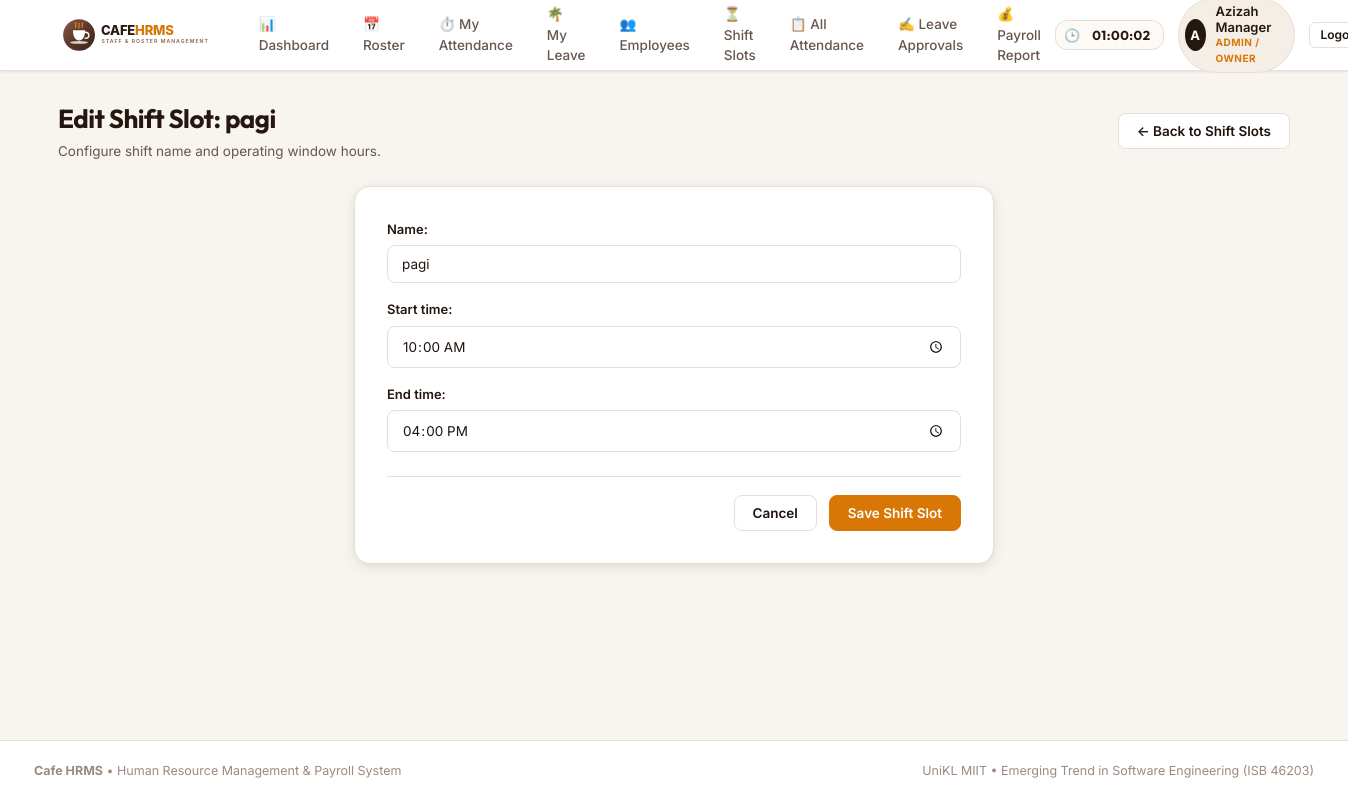
The app's page /shift-slots/1/edit/ (signed in) with its own data.
### cafe/models.py (models this page shows, shortened)
class ShiftSlot(models.Model):
    name = models.CharField(max_length=50)
    start_time = models.TimeField()
    end_time = models.TimeField()

### cafe/views.py (the view)
# urls.py: path('shift-slots/<int:pk>/edit/', views.shiftslot_update, name='shiftslot_update'),
@login_required
def shiftslot_update(request, pk):
    if not is_admin_or_manager(request.user):
        messages.error(request, "You are not allowed to edit shift slots.")
        return redirect("dashboard")
    slot = get_object_or_404(ShiftSlot, pk=pk)
    if request.method == "POST":
        form = ShiftSlotForm(request.POST, instance=slot)
        if form.is_valid():
            form.save()
            messages.success(request, "Shift slot updated.")
            return redirect("shiftslot_list")
    else:
        form = ShiftSlotForm(instance=slot)
    return render(request, "shiftslot_form.html", {"form": form, "slot": slot})

### cafe/forms.py
class ShiftSlotForm(StyledFormMixin, forms.ModelForm):
    class Meta:
        model = ShiftSlot
        fields = ["name", "start_time", "end_time"]
        widgets = {
            "name": forms.TextInput(attrs={"placeholder": "e.g. Morning Shift, Night Shift"}),
            "start_time": forms.TimeInput(attrs={"type": "time", "class": "form-control"}),
            "end_time": forms.TimeInput(attrs={"type": "time", "class": "form-control"}),
        }

### cafe/views.py (called while the page is built)
def is_admin_or_manager(user):
    if user.is_superuser:
        return True
    try:
        return user.employeeprofile.role in ["admin", "manager"]
    except EmployeeProfile.DoesNotExist:
        return False

### cafe/templates/shiftslot_form.html (shortened to what this page needs)
{% extends "base.html" %}
{% block content %}
<div class="page-header">
    <div class="page-title-group">
        <h1>{% if slot %}Edit Shift Slot: {{ slot.name }}{% else %}Add Shift Slot{% endif %}</h1>
        <p class="page-subtitle">Configure shift name and operating window hours.</p>
    </div>
    <div class="page-actions">
        <a href="{% url 'shiftslot_list' %}" class="btn btn-secondary">&larr; Back to Shift Slots</a>
    </div>
</div>
<div class="form-card">
    <form method="post">
        {{ form.as_p }}
        <div class="form-actions">
            <a href="{% url 'shiftslot_list' %}" class="btn btn-secondary">Cancel</a>
            <button type="submit" class="btn btn-primary">Save Shift Slot</button>
        </div>
    </form>
</div>
{% endblock %}

### cafe/templates/base.html (shortened to what this page needs)
{% load static %}
<!DOCTYPE html>
<html lang="en">
<head>
    <link rel="stylesheet" href="{% static 'css/style.css' %}">
</head>
<body>
    <header class="site-header">
        <div class="nav-container">
            <a href="{% url 'dashboard' %}" class="brand-wrapper">
                <img src="{% static 'images/logo.svg' %}" alt="Cafe HRMS Logo" class="brand-logo">
            </a>
            {% if user.is_authenticated %}
            <ul class="nav-menu">
                <li><a href="{% url 'dashboard' %}" class="nav-link">📊 Dashboard</a></li>
                <li><a href="{% url 'roster' %}" class="nav-link">📅 Roster</a></li>
                <li><a href="{% url 'my_attendance' %}" class="nav-link">⏱️ My Attendance</a></li>
                <li><a href="{% url 'my_leave_requests' %}" class="nav-link">🌴 My Leave</a></li>
                {% if user.is_superuser or user.employeeprofile.role == "admin" or user.employeeprofile.role == "manager" %}
                    <li><a href="{% url 'employee_list' %}" class="nav-link">👥 Employees</a></li>
                    <li><a href="{% url 'shiftslot_list' %}" class="nav-link">⏳ Shift Slots</a></li>
                    <li><a href="{% url 'attendance_list' %}" class="nav-link">📋 All Attendance</a></li>
                    <li><a href="{% url 'leave_approval_list' %}" class="nav-link">✍️ Leave Approvals</a></li>
                    <li><a href="{% url 'payroll_summary' %}" class="nav-link">💰 Payroll Report</a></li>
                {% endif %}
            </ul>
            <div class="nav-user-panel">
                <div class="quick-attendance-widget" title="Current Cafe Local Time">
                    <span style="font-size: 13px;">🕒</span>
                    <span id="live-clock-display" class="live-clock">--:--:--</span>
                </div>
                <div class="user-badge">
                    <div class="user-avatar">{{ user.username|slice:":1" }}</div>
                    <div class="user-info">
                        <span class="user-name">{{ user.get_full_name|default:user.username }}</span>
                        <span class="user-role-tag">
                            {% if user.is_superuser %}Admin / Owner
                            {% elif user.employeeprofile.role == 'manager' %}Store Manager
                            {% else %}Barista / Staff{% endif %}
                        </span>
                    </div>
                </div>
                <form method="post" action="{% url 'logout' %}" style="display:inline;">
                    <button type="submit" class="btn btn-secondary btn-sm" title="Sign out of system">Logout</button>
                </form>
            </div>
            {% else %}
            <div class="nav-user-panel">
                <a href="{% url 'login' %}" class="btn btn-primary btn-sm">Staff Login</a>
            </div>
            {% endif %}
        </div>
    </header>
    <main class="main-wrapper">
        {% block content %}{% endblock %}
    </main>
    <footer class="site-footer">
        <div class="footer-container">
            <div>
                <strong>Cafe HRMS</strong> &bull; Human Resource Management &amp; Payroll System
            </div>
            <div>
                UniKL MIIT &bull; Emerging Trend in Software Engineering (ISB 46203)
            </div>
        </div>
    </footer>
</body>
</html>

### records on screen
ShiftSlot: name "pagi", start_time "10:00:00", end_time "16:00:00"

### other values on screen
{{ user.username|slice:":1" }} "A"
{{ user.get_full_name|default:user.username }} "Azizah Manager"
